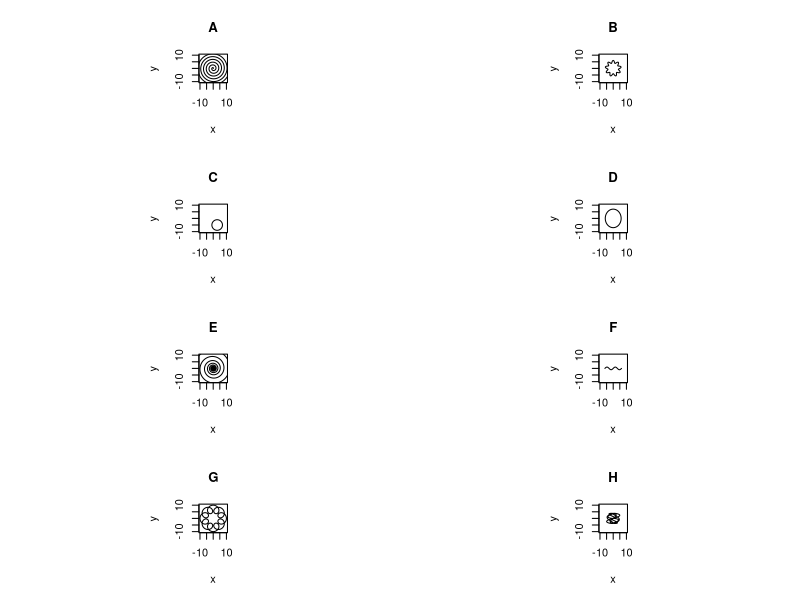

Generate this figure with R:
## ---- chunk 1
## 1 circle
r = sample(2:5,1)
c = sample(2:5,2)*sample(c(-1,1),2,T)
xn = paste0(c[1],"+",r,"\\cos(t)")
yn = paste0(c[2],"+",r,"\\sin(t)")
v = 0
w = 2*pi
vn = "0"
wn = "2\\pi"
t = seq(v,w,length.out=1200)
x = c[1]+r*cos(t)
y = c[2]+r*sin(t)
xns = c(xn)
yns = c(yn)
xs = list(x)
ys = list(y)
vns = c(vn)
wns = c(wn)

## 2 ellipse
r = sample(2:8,2)
xn = paste0(r[1],"\\cos(t)")
yn = paste0(r[2],"\\sin(t)")
v = 0
w = 2*pi
vn = "0"
wn = "2\\pi"
t = seq(v,w,length.out=1200)
x = r[1]*cos(t)
y = r[2]*sin(t)
xns = c(xns,xn)
yns = c(yns,yn)
xs[[2]] = x
ys[[2]] = y
vns = c(vns,vn)
wns = c(wns,wn)

## 3 arithmetic spiral
n = sample(2:8,1)
xn = paste0("t\\cos(",n,"t)")
yn = paste0("t\\sin(",n,"t)")
v = 0
w = 4*pi
vn = "0"
wn = "4\\pi"
t = seq(v,w,length.out=1200)
x = t*cos(n*t)
y = t*sin(n*t)
xns = c(xns,xn)
yns = c(yns,yn)
xs[[3]] = x
ys[[3]] = y
vns = c(vns,vn)
wns = c(wns,wn)

## 4 exponential spiral
n = sample(8:18,1)
xn = paste0("e^t\\cos(",n,"t)")
yn = paste0("e^t\\sin(",n,"t)")
v = -4*pi
w = 4*pi
vn = "-4\\pi"
wn = "4\\pi"
t = seq(v,w,length.out=3600)
x = exp(t)*cos(n*t)
y = exp(t)*sin(n*t)
xns = c(xns,xn)
yns = c(yns,yn)
xs[[4]] = x
ys[[4]] = y
vns = c(vns,vn)
wns = c(wns,wn)

## 5 sine product function
n = sample(2:9,4)
r = sample(5:9,1)
xn = paste0(r,"\\sin(",n[1],"t)\\cdot\\sin(",n[2],"t)")
yn = paste0(r,"\\sin(",n[3],"t)\\cdot\\sin(",n[4],"t)")
v = 0
w = 2*pi
vn = "0"
wn = "2\\pi"
t = seq(v,w,length.out=1200)
x = r*sin(n[1]*t)*sin(n[2]*t)
y = r*sin(n[3]*t)*sin(n[4]*t)
xns = c(xns,xn)
yns = c(yns,yn)
xs[[5]] = x
ys[[5]] = y
vns = c(vns,vn)
wns = c(wns,wn)


## 6 moon trajectory
n = sample(3:9,1)
r = sample(5:8,1)
xn = paste0(r,"\\cos(t)+",10-r,"\\cos(",n,"t)")
yn = paste0(r,"\\sin(t)+",10-r,"\\sin(",n,"t)")
v = 0
w = 2*pi
vn = "0"
wn = "2\\pi"
t = seq(v,w,length.out=1200)
x = r*cos(t)+(10-r)*cos(n*t)
y = r*sin(t)+(10-r)*sin(n*t)
xns = c(xns,xn)
yns = c(yns,yn)
xs[[6]] = x
ys[[6]] = y
vns = c(vns,vn)
wns = c(wns,wn)

## 7 star
r = sample(3:7,1)
n = sample(5:9,1)
xn = paste0("(",r,"+\\sin(",n,"t))\\cos(t)")
yn = paste0("(",r,"+\\sin(",n,"t))\\sin(t)")
v = 0
w = 2*pi
vn = "0"
wn = "2\\pi"
t = seq(v,w,length.out=1200)
x = (r+sin(n*t))*cos(t)
y = (r+sin(n*t))*sin(t)
xns = c(xns,xn)
yns = c(yns,yn)
xs[[7]] = x
ys[[7]] = y
vns = c(vns,vn)
wns = c(wns,wn)

## 8 boring
v = -2*pi
w = 2*pi
vn = "-2\\pi"
wn = "2\\pi"
t = seq(v,w,length.out=1200)
typ = sample(1:4,1)
if(typ == 1){
  xn = "t"
  yn = "\\sin(t)"
  x = t
  y = sin(t)
}
if(typ == 2){
  xn = "t"
  yn = "\\cos(t)"
  x = t
  y = cos(t)
}
if(typ == 3){
  xn = "\\cos(t)"
  yn = "t"
  x = cos(t)
  y = t
}
if(typ == 4){
  xn = "\\sin(t)"
  yn = "t"
  x = sin(t)
  y = t
}
xns = c(xns,xn)
yns = c(yns,yn)
xs[[8]] = x
ys[[8]] = y
vns = c(vns,vn)
wns = c(wns,wn)


ord1 = sample(1:8)
ord2 = sample(1:8)

sol = list()
for(i in 1:8){
  sol[[i]] = paste0(1*(ord1[i]==ord2),collapse="")
}

exps = paste0(1:8,". The following parametric equations match graph ##ANSWER",1:8,"## $$x=",xns[ord1],"$$ $$y=",yns[ord1],"$$ $$",vns[ord1],"\\le t \\le ",wns[ord1],"$$",collapse="\n")

ch = LETTERS[1:8]
al = paste0("* ",ch,"\n",collapse="")

## ---- chunk 2
par(pty="s",mfrow=c(4,2))
for(i in 1:8){
  plot(xs[[ord2[i]]],ys[[ord2[i]]],type="l",xlim=c(-10,10),ylim=c(-10,10),main=LETTERS[i],xlab="x",ylab="y")
}
